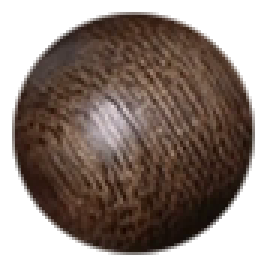
#> input picture assets/bead-one.png, 88 x 88 px, given in place of muyu-amber.png, which was not available (shown 3 times larger); the run also reads 1 picture not shown here
$ python build_premium_muyu.py
#> lines starting #> are read from the running program, lines starting #| are printed output that depends on the picture; after the words box and inside, x2 and y2 are one past the last pixel; in counts of white or black regions, pixels touching at a corner belong together; pictures that were not available may be replaced by others from this repository, and a replacement may not be noted
"""Rebuild mp-weixin premium muyu layers.

Not the classic-skin exporter — that is ``tools/export_mp_skins.py``
(``assets/skins/*.png`` → ``mp-weixin/assets/skins/*.webp``). This script
only writes layered **精修** WebP under ``mp-weixin/assets/skins/premium/``.

v2 (``python tools/build_premium_muyu.py --v2``)
    Enhance ``muyu-amber.png`` in-place (local contrast + warm tint) and
    emit procedural shade / spec / ground.

v3 (default: ``python tools/build_premium_muyu.py`` or ``--v3``)
    Photoreal AI body mask-aligned to each wood silhouette, then 3D layers:
    shade (wide rim AO + BR core + mouth cavity), spec (narrow UL ridges),
    ground (contact + penumbra), optional rim (2–4px edge), matching mallet.

    AI sources (replace and re-run):
      assets/skins/muyu-premium-body-ai.png
      assets/skins/muyu-premium-jade-ai.png
      assets/skins/muyu-premium-inkgold-ai.png
      assets/skins/muyu-premium-mallet-ai.png  (amber; others use skin PNG)

    Tunables: grain_strength, mouth_depth, rim_darken (see V3 below).
    Pack budget: all ``premium/*.webp`` ≤ 180KB (hard cap 200KB), body ≤ 70KB.
"""
from __future__ import annotations

import argparse
import os
import sys

import cv2
import numpy as np
from PIL import Image

ROOT = os.path.dirname(os.path.dirname(os.path.abspath(__file__)))
SKINS_DIR = os.path.join(ROOT, "assets", "skins")
SRC_AMBER = os.path.join(SKINS_DIR, "muyu-amber.png")
SRC_AI_BODY = os.path.join(SKINS_DIR, "muyu-premium-body-ai.png")
SRC_AI_MALLET = os.path.join(SKINS_DIR, "muyu-premium-mallet-ai.png")
SRC_MALLET_REF = os.path.join(SKINS_DIR, "muyu-mallet-amber.png")
OUT_DIR = os.path.join(ROOT, "mp-weixin", "assets", "skins", "premium")
OLD_OUT_DIR = os.path.join(ROOT, "mp-weixin", "assets", "skins", "test")
OUT_BODY_PNG = os.path.join(SKINS_DIR, "muyu-premium-body.png")
OUT_MALLET_PNG = os.path.join(SKINS_DIR, "muyu-premium-mallet.png")
OUT_W, OUT_H = 800, 600
MALLET_W, MALLET_H = 800, 200
TOTAL_BUDGET_KB = 180
BODY_CAP_KB = 70

# v3 sculpt parameters (used by shade/spec/rim and procedural fallback body)
V3 = {
    "grain_strength": 0.32,
    "mouth_depth": 0.48,
    "rim_darken": 0.62,
}


def resize_canvas(rgba: np.ndarray, tw: int, th: int) -> np.ndarray:
    h, w = rgba.shape[:2]
    margin_x, margin_y = int(tw * 0.045), int(th * 0.045)
    fit_w, fit_h = tw - margin_x * 2, th - margin_y * 2
    scale = min(fit_w / w, fit_h / h)
    nw, nh = max(1, int(w * scale)), max(1, int(h * scale))
    resized = cv2.resize(rgba, (nw, nh), interpolation=cv2.INTER_AREA)
    canvas = np.zeros((th, tw, 4), np.uint8)
    ox, oy = (tw - nw) // 2, (th - nh) // 2
    canvas[oy : oy + nh, ox : ox + nw] = resized
    return canvas


# [50 lines left out: functions flood_foreground, bbox, iou, align_rgb_to_mask, not called in this run]


def pop_grain(rgb: np.ndarray, alpha: np.ndarray, grain_strength: float, tint: bool = False) -> np.ndarray:
    fg = alpha > 24
    lab = cv2.cvtColor(rgb, cv2.COLOR_RGB2LAB).astype(np.float32)
    l, a, b = lab[:, :, 0], lab[:, :, 1], lab[:, :, 2]
    blur = cv2.GaussianBlur(l, (0, 0), 1.5)
    l = np.clip(l + (l - blur) * grain_strength, 0, 255)
    if tint:
        a = np.clip(a + 1.5, 0, 255)
        b = np.clip(b + 3.0, 0, 255)
    lab2 = np.dstack([l, a, b]).astype(np.uint8)
    out = cv2.cvtColor(lab2, cv2.COLOR_LAB2RGB)
    out[~fg] = 0
    return out


def deepen_mouth(rgb: np.ndarray, alpha: np.ndarray, ref_rgb: np.ndarray, mouth_depth: float) -> np.ndarray:
    fg = alpha > 24
    dist = cv2.distanceTransform(fg.astype(np.uint8), cv2.DIST_L2, 5)
    g_ai = cv2.cvtColor(rgb, cv2.COLOR_RGB2GRAY).astype(np.float32)
    g_ref = cv2.cvtColor(ref_rgb, cv2.COLOR_RGB2GRAY).astype(np.float32)
    mouth = fg & (dist > 7) & ((g_ai < 46) | (g_ref < 52))
    k = cv2.getStructuringElement(cv2.MORPH_ELLIPSE, (5, 5))
    mouth = cv2.dilate(mouth.astype(np.uint8), k, 1).astype(bool)
    out = rgb.astype(np.float32)
    out[mouth] *= 1.0 - mouth_depth
    return np.clip(out, 0, 255).astype(np.uint8)


def warped_grain_field(h: int, w: int, seed: int = 7) -> np.ndarray:
    rng = np.random.RandomState(seed)
    n = rng.rand(max(16, h // 5), max(16, w // 5)).astype(np.float32)
    n = cv2.resize(n, (w, h), interpolation=cv2.INTER_CUBIC)
    yy, xx = np.mgrid[0:h, 0:w].astype(np.float32)
    wx = xx + 22.0 * np.sin(yy / 38.0) + 9.0 * np.sin(yy / 17.0)
    wy = yy + 7.0 * np.sin(xx / 52.0)
    return cv2.remap(n, wx, wy, cv2.INTER_LINEAR, borderMode=cv2.BORDER_REFLECT)


def enhance_body(rgb: np.ndarray, alpha: np.ndarray) -> np.ndarray:
    """v2 body: local contrast + camphor tint + mouth deepen + UL key."""
    fg = alpha > 24
    lab = cv2.cvtColor(rgb, cv2.COLOR_RGB2LAB).astype(np.float32)
    l, a, b = lab[:, :, 0], lab[:, :, 1], lab[:, :, 2]
    blur = cv2.GaussianBlur(l, (0, 0), 2.2)
    l = np.clip(l + (l - blur) * 0.45, 0, 255)
    a = np.clip(a + 4, 0, 255)
    b = np.clip(b + 6, 0, 255)
    lab2 = np.dstack([l, a, b]).astype(np.uint8)
    rgb2 = cv2.cvtColor(lab2, cv2.COLOR_LAB2RGB).astype(np.float32)
    gray = cv2.cvtColor(rgb, cv2.COLOR_RGB2GRAY).astype(np.float32)
    mouth = fg & (gray < 55)
    k = cv2.getStructuringElement(cv2.MORPH_ELLIPSE, (5, 5))
    mouth = cv2.dilate(mouth.astype(np.uint8), k, 1).astype(bool)
    rgb2[mouth] *= 0.55
    h, w = rgb.shape[:2]
    yy, xx = np.mgrid[0:h, 0:w].astype(np.float32)
    light = np.clip(0.88 + 0.18 * (1 - yy / h) + 0.12 * (1 - xx / w), 0.75, 1.12)
    rgb2 = np.clip(rgb2 * light[:, :, None], 0, 255)
    rgb2[~fg] = 0
    return rgb2.astype(np.uint8)


def enhance_body_v3_procedural(rgb: np.ndarray, alpha: np.ndarray) -> np.ndarray:
    """Fallback if AI body is missing: warped grain inside amber silhouette."""
    base = enhance_body(rgb, alpha).astype(np.float32)
    h, w = alpha.shape
    grain = warped_grain_field(h, w)
    grain = (grain - grain.mean()) / (grain.std() + 1e-6)
    fg = alpha > 24
    base[fg] = np.clip(base[fg] + grain[fg, None] * (18 * V3["grain_strength"]), 0, 255)
    return deepen_mouth(base.astype(np.uint8), alpha, rgb, V3["mouth_depth"])


# [16 lines left out: function build_shade, not called in this run]


def build_shade_v3(alpha: np.ndarray, rgb: np.ndarray) -> np.ndarray:
    """Smooth volume AO only — no grain in alpha (keeps WebP small)."""
    fg = (alpha > 20).astype(np.uint8)
    dist = cv2.distanceTransform(fg, cv2.DIST_L2, 5)
    ao = np.clip(1.0 - dist / 48.0, 0, 1) ** 1.08
    ao = cv2.GaussianBlur(ao.astype(np.float32), (0, 0), 4.2)
    h, w = alpha.shape
    yy, xx = np.mgrid[0:h, 0:w].astype(np.float32)
    core = np.clip((yy / h) * 0.82 + (xx / w) * 0.50, 0, 1) ** 1.45
    core = cv2.GaussianBlur(core, (0, 0), 6.0)
    gray = cv2.cvtColor(rgb, cv2.COLOR_RGB2GRAY).astype(np.float32)
    mouth = ((gray < 42) & (alpha > 24) & (dist > 8)).astype(np.float32)
    mouth = cv2.GaussianBlur(mouth, (0, 0), 10.0)
    strength = np.clip(
        ao * V3["rim_darken"] * 0.72 + core * 0.34 + mouth * 0.55,
        0,
        1,
    )
    strength *= (alpha > 8).astype(np.float32)
    shade_rgb = np.zeros((h, w, 3), np.uint8)
    shade_rgb[:, :, 0] = 26
    shade_rgb[:, :, 1] = 16
    shade_rgb[:, :, 2] = 10
    shade_a = np.clip(strength * 200, 0, 255).astype(np.uint8)
    shade_rgb[shade_a == 0] = 0
    return np.dstack([shade_rgb, shade_a])


# [13 lines left out: function build_spec, not called in this run]


def build_spec_v3(alpha: np.ndarray, rgb: np.ndarray) -> np.ndarray:
    """Narrow upper-left highlight band — smooth, not grain-following."""
    h, w = alpha.shape
    dist = cv2.distanceTransform((alpha > 20).astype(np.uint8), cv2.DIST_L2, 5)
    yy, xx = np.mgrid[0:h, 0:w].astype(np.float32)
    # Key highlight blob on the dome (upper-left)
    cx, cy = w * 0.38, h * 0.28
    blob = np.exp(-(((xx - cx) / (w * 0.22)) ** 2 + ((yy - cy) / (h * 0.16)) ** 2))
    rim = np.clip(1.0 - dist / 5.5, 0, 1) ** 2.6
    ul = np.clip((1.0 - yy / h) * (1.0 - xx / w * 0.55), 0, 1)
    spec = np.clip(blob * 0.85 + rim * ul * 0.40, 0, 1)
    gray = cv2.cvtColor(rgb, cv2.COLOR_RGB2GRAY).astype(np.float32)
    spec *= (gray > 80).astype(np.float32)
    spec *= (alpha > 24).astype(np.float32)
    spec = cv2.GaussianBlur(spec.astype(np.float32), (0, 0), 3.2)
    spec_rgb = np.full((h, w, 3), 255, np.uint8)
    spec_a = np.clip(spec * 140, 0, 255).astype(np.uint8)
    spec_rgb[spec_a == 0] = 0
    return np.dstack([spec_rgb, spec_a])


# [13 lines left out: function build_ground, not called in this run]


def build_ground_v3(alpha: np.ndarray) -> np.ndarray:
    h, w = alpha.shape
    ys, xs = np.where(alpha > 40)
    if len(xs) == 0:
        return np.zeros((h, w, 4), np.uint8)
    cx = int((xs.min() + xs.max()) / 2)
    cy = int(ys.max() - (ys.max() - ys.min()) * 0.06)
    rw = xs.max() - xs.min()
    rh = ys.max() - ys.min()
    rx = int(rw * 0.44)
    ry = max(7, int(rh * 0.055))
    layer = np.zeros((h, w), np.float32)
    cv2.ellipse(layer, (cx, cy), (rx, ry), 0, 0, 360, 1.0, -1)
    pen = np.zeros((h, w), np.float32)
    cv2.ellipse(pen, (cx, cy + 2), (int(rx * 1.28), int(ry * 1.85)), 0, 0, 360, 0.45, -1)
    a = np.clip(layer * 210 + pen * 140, 0, 255)
    a = cv2.GaussianBlur(a, (0, 0), 7.5)
    ground = np.zeros((h, w, 4), np.uint8)
    ground[:, :, 3] = a.astype(np.uint8)
    return ground


def build_rim_v3(alpha: np.ndarray) -> np.ndarray:
    fg = (alpha > 20).astype(np.uint8)
    dist = cv2.distanceTransform(fg, cv2.DIST_L2, 5)
    rim = np.clip((3.6 - dist) / 3.6, 0, 1) * (dist > 0.15) * (alpha > 20)
    rim = cv2.GaussianBlur(rim.astype(np.float32), (0, 0), 0.55)
    rgba = np.zeros((*alpha.shape, 4), np.uint8)
    rgba[:, :, 0] = 22
    rgba[:, :, 1] = 12
    rgba[:, :, 2] = 8
    rgba[:, :, 3] = np.clip(rim * 210, 0, 255).astype(np.uint8)
    return rgba


def compact_overlay(rgba: np.ndarray, tw: int = 400, th: int = 300, a_steps: int = 16) -> np.ndarray:
    """Downscale + posterize alpha so sparse lighting layers stay tiny."""
    small = cv2.resize(rgba, (tw, th), interpolation=cv2.INTER_AREA)
    a = small[:, :, 3].astype(np.float32)
    a = np.round(a / 255.0 * a_steps) / a_steps * 255.0
    a[a < 10] = 0
    small[:, :, 3] = a.astype(np.uint8)
    small[small[:, :, 3] == 0] = 0
    return small


def save_webp(rgba: np.ndarray, path: str, quality: int = 86) -> None:
    Image.fromarray(rgba).save(path, "WEBP", quality=quality, method=6)


def save_webp_under(rgba: np.ndarray, path: str, max_kb: int, q0: int = 84, qmin: int = 72) -> int:
    q = q0
    while q >= qmin:
        save_webp(rgba, path, quality=q)
        kb = os.path.getsize(path) / 1024.0
        if kb <= max_kb:
            return q
        q -= 4
    return qmin


def load_rgb_ai(path: str) -> np.ndarray:
    im = Image.open(path).convert("RGB")
    return np.array(im)


def build_mallet_v3() -> np.ndarray | None:
    if not os.path.isfile(SRC_AI_MALLET) or not os.path.isfile(SRC_MALLET_REF):
        print("skip mallet: missing AI or ref", file=sys.stderr)
        return None
    ai = load_rgb_ai(SRC_AI_MALLET)
    fg = flood_foreground(ai, thresh=20)
    ref = np.array(Image.open(SRC_MALLET_REF).convert("RGBA"))
    ref_c = resize_canvas(ref, MALLET_W, MALLET_H)
    aligned = align_rgb_to_mask(ai, fg, ref_c, boost=1.02)
    rgb = pop_grain(aligned[:, :, :3], aligned[:, :, 3], grain_strength=0.22)
    h, w = rgb.shape[:2]
    yy, xx = np.mgrid[0:h, 0:w].astype(np.float32)
    light = np.clip(0.90 + 0.16 * (1 - yy / max(h, 1)) + 0.10 * (1 - xx / max(w, 1)), 0.78, 1.10)
    rgb = np.clip(rgb.astype(np.float32) * light[:, :, None], 0, 255).astype(np.uint8)
    rgb[aligned[:, :, 3] <= 32] = 0
    return np.dstack([rgb, aligned[:, :, 3]])


def build_mallet_from_png(mallet_path: str, darken: float = 1.0) -> np.ndarray:
    """Premium mallet from existing skin PNG (same UL key light as body)."""
    ref = np.array(Image.open(mallet_path).convert("RGBA"))
    canvas = resize_canvas(ref, MALLET_W, MALLET_H)
    rgb = pop_grain(canvas[:, :, :3], canvas[:, :, 3], grain_strength=0.24)
    if darken != 1.0:
        rgb = np.clip(rgb.astype(np.float32) * darken, 0, 255).astype(np.uint8)
    h, w = rgb.shape[:2]
    yy, xx = np.mgrid[0:h, 0:w].astype(np.float32)
    light = np.clip(0.90 + 0.16 * (1 - yy / max(h, 1)) + 0.10 * (1 - xx / max(w, 1)), 0.78, 1.10)
    rgb = np.clip(rgb.astype(np.float32) * light[:, :, None], 0, 255).astype(np.uint8)
    a = canvas[:, :, 3]
    rgb[a <= 32] = 0
    return np.dstack([rgb, a])


# [30 lines left out: functions tint_wood_lab, run_v2, not called in this run]


PREMIUM_WOODS = {
    "amber": {
        "fish": "muyu-amber.png",
        "mallet": "muyu-mallet-amber.png",
        "prefix": "muyu-premium",
        "ai_body": "muyu-premium-body-ai.png",
        "ai_mallet": "muyu-premium-mallet-ai.png",
        "v3": dict(V3),
        "lab": (0, 0, 1.0),
        "mallet_darken": 1.0,
        "ai_pop": 0.16,
        "ai_mouth": 0.10,
        "align_boost": 1.04,
    },
    "jade": {
        "fish": "muyu-jade.png",
        "mallet": "muyu-mallet-jade.png",
        "prefix": "muyu-premium-jade",
        "ai_body": "muyu-premium-jade-ai.png",
        "ai_mallet": None,
        "v3": {**V3, "grain_strength": 0.22, "mouth_depth": 0.18, "rim_darken": 0.58},
        "lab": (0, 0, 1.0),
        "mallet_darken": 1.0,
        "ai_pop": 0.14,
        "ai_mouth": 0.08,
        "align_boost": 1.03,
    },
    "inkgold": {
        "fish": "muyu-inkgold.png",
        "mallet": "muyu-mallet-inkgold.png",
        "prefix": "muyu-premium-inkgold",
        "ai_body": "muyu-premium-inkgold-ai.png",
        "ai_mallet": None,
        "v3": {**V3, "grain_strength": 0.26, "mouth_depth": 0.16, "rim_darken": 0.64},
        "lab": (2, -1, 1.04),
        "mallet_darken": 1.0,
        "ai_pop": 0.18,
        "ai_mouth": 0.08,
        "align_boost": 1.03,
    },
}


def resolve_ai_body(wood: str, cfg: dict, src_fish: str) -> str | None:
    """Prefer dedicated *-ai.png; fall back to the photoreal skin PNG (never crush it)."""
    names = []
    if cfg.get("ai_body"):
        p = cfg["ai_body"]
        names.append(p if os.path.isabs(p) else os.path.join(SKINS_DIR, p))
    if wood == "amber":
        names.append(SRC_AI_BODY)
    else:
        names.append(os.path.join(SKINS_DIR, f"muyu-premium-{wood}-ai.png"))
    names.append(src_fish)
    seen: set[str] = set()
    for p in names:
        ap = os.path.normcase(os.path.abspath(p))
        if ap in seen:
            continue
        seen.add(ap)
        if os.path.isfile(p):
            return p
    return None


# [13 lines left out: function mix_hf_grain, not called in this run]


def run_v3_wood(wood: str) -> None:
    cfg = PREMIUM_WOODS[wood]
    global V3
    V3 = cfg["v3"]
    src_fish = os.path.join(SKINS_DIR, cfg["fish"])
    src_mallet = os.path.join(SKINS_DIR, cfg["mallet"])
    prefix = cfg["prefix"]
    ai_body = resolve_ai_body(wood, cfg, src_fish)

    os.makedirs(OUT_DIR, exist_ok=True)
    fish = np.array(Image.open(src_fish).convert("RGBA"))
    canvas = resize_canvas(fish, OUT_W, OUT_H)
    ref_rgb, alpha = canvas[:, :, :3], canvas[:, :, 3]

    used_ai = False
    if ai_body:
        ai = load_rgb_ai(ai_body)
        fg = flood_foreground(ai, thresh=22)
        aligned = align_rgb_to_mask(ai, fg, canvas, boost=cfg.get("align_boost", 1.04))
        body_rgb = aligned[:, :, :3]
        used_ai = True
        print(f"[{wood}] body: AI {os.path.basename(ai_body)} IoU {round(iou(aligned[:, :, 3], alpha), 4)}")
    else:
        print(f"[{wood}] body: procedural v3")
        body_rgb = enhance_body_v3_procedural(ref_rgb, alpha)

    la, lb, lmul = cfg["lab"]
    if used_ai:
        body_rgb = pop_grain(body_rgb, alpha, cfg.get("ai_pop", 0.16), tint=False)
        body_rgb = deepen_mouth(body_rgb, alpha, ref_rgb, mouth_depth=cfg.get("ai_mouth", 0.10))
        if wood != "amber" and os.path.isfile(SRC_AI_BODY):
            donor = load_rgb_ai(SRC_AI_BODY)
            dfg = flood_foreground(donor, thresh=22)
            d_al = align_rgb_to_mask(donor, dfg, canvas, boost=1.02)
            body_rgb = mix_hf_grain(body_rgb, d_al[:, :, :3], alpha, 0.18 if wood == "jade" else 0.28)
    else:
        body_rgb = pop_grain(body_rgb, alpha, V3["grain_strength"], tint=True)
        body_rgb = deepen_mouth(body_rgb, alpha, ref_rgb, V3["mouth_depth"])
        h, w = body_rgb.shape[:2]
        yy, xx = np.mgrid[0:h, 0:w].astype(np.float32)
        light = np.clip(0.92 + 0.12 * (1 - yy / h) + 0.08 * (1 - xx / w), 0.80, 1.08)
        body_rgb = np.clip(body_rgb.astype(np.float32) * light[:, :, None], 0, 255).astype(np.uint8)
    if la or lb or lmul != 1.0:
        body_rgb = tint_wood_lab(body_rgb, alpha, la, lb, lmul)
    body_rgb[alpha <= 32] = 0
    body = np.dstack([body_rgb, alpha])

    shade = build_shade_v3(alpha, body_rgb)
    spec = build_spec_v3(alpha, body_rgb)
    ground = build_ground_v3(alpha)
    rim = build_rim_v3(alpha)
    if wood == "amber":
        mallet = build_mallet_v3()
        if mallet is None:
            mallet = build_mallet_from_png(src_mallet, darken=cfg["mallet_darken"])
    else:
        mallet = build_mallet_from_png(src_mallet, darken=cfg["mallet_darken"])

    png_body = OUT_BODY_PNG if prefix == "muyu-premium" else os.path.join(SKINS_DIR, f"{prefix}-body.png")
    Image.fromarray(body).save(png_body, "PNG")
    print("updated", png_body)
    if mallet is not None:
        png_mallet = OUT_MALLET_PNG if prefix == "muyu-premium" else os.path.join(SKINS_DIR, f"{prefix}-mallet.png")
        Image.fromarray(mallet).save(png_mallet, "PNG")
        print("updated", png_mallet)

    def layer(name_suffix: str, arr, q0, cap):
        return (f"{prefix}-{name_suffix}.webp", arr, q0, cap)

    layers = [
        layer("body", body, 82, BODY_CAP_KB),
        layer("shade", compact_overlay(shade, 320, 240), 74, 6),
        layer("spec", compact_overlay(spec, 320, 240), 72, 4),
        layer("ground", compact_overlay(ground, 320, 240), 72, 3),
        layer("rim", compact_overlay(rim, 320, 240, a_steps=10), 72, 2),
    ]
    if mallet is not None:
        layers.append((f"{prefix}-mallet.webp", mallet, 80, 8))

    for name, arr, q0, cap in layers:
        p = os.path.join(OUT_DIR, name)
        q = save_webp_under(arr, p, cap, q0=q0, qmin=58)
        print(f"  {name:36s} {os.path.getsize(p)/1024:6.1f} KB  q={q}")

    total = sum(os.path.getsize(os.path.join(OUT_DIR, n)) for n, *_ in layers)
    print(f"  [{wood}] subtotal {total/1024:.1f} KB")


# [39 lines left out: functions premium_webp_total, enforce_total_budget, clear_old_test_dir, not called in this run]


def run_v3() -> None:
    for wood in PREMIUM_WOODS:
        run_v3_wood(wood)
#> in run_v3_wood, fish is the input picture: shape (88, 88, 4); mean R, G, B, A 62.9, 46.7, 37.9, 166.3
#> in resize_canvas, `canvas[oy : oy + nh, ox : ox + nw] = resized`:
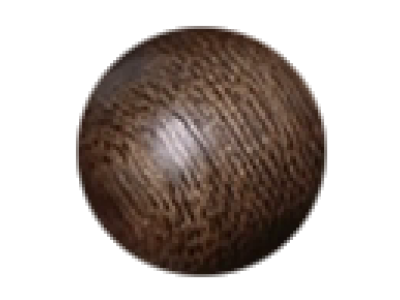
#> canvas: shape (600, 800, 4) (shown at 1/2 size); mean R, G, B, A 39.1, 29, 23.5, 103.3; transparent parts drawn white
#> in run_v3_wood, `ref_rgb, alpha = canvas[:, :, :3], canvas[:, :, 3]`:
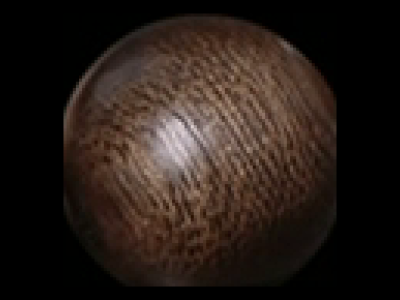
#> ref_rgb: shape (600, 800, 3) (shown at 1/2 size); mean R, G, B 39.1, 29, 23.5
#> in enhance_body, `fg = alpha > 24`:
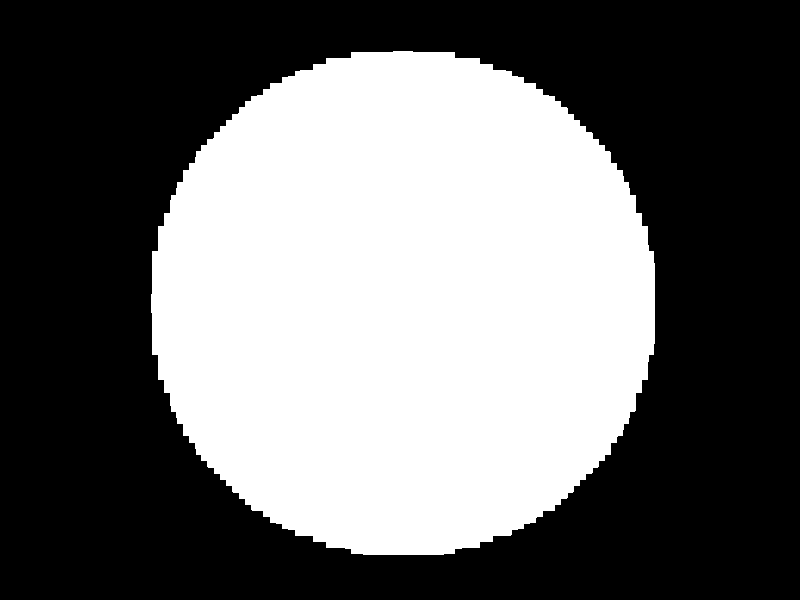
#> fg: shape (600, 800) bool; 42.1% white; 1 white region, box (x1, y1, x2, y2) and area: (151, 51, 655, 555) 201887
#> in enhance_body, `l, a, b = lab[:, :, 0], lab[:, :, 1], lab[:, :, 2]`:
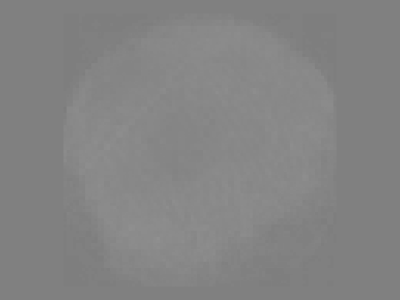
#> a: shape (600, 800) float32 (shown at 1/2 size); min 124, max 144, mean 131.6
#> in pop_grain, `lab = cv2.cvtColor(rgb, cv2.COLOR_RGB2LAB).astype(np.float32)`:
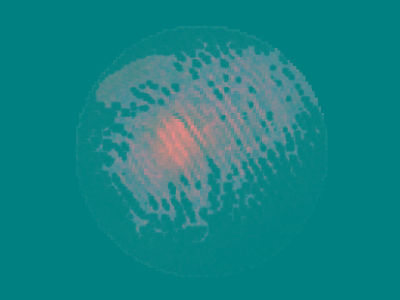
#> lab: shape (600, 800, 3) float32 (shown at 1/2 size); mean R, G, B 21.8, 130.7, 131.9
#> in pop_grain, `l, a, b = lab[:, :, 0], lab[:, :, 1], lab[:, :, 2]`:
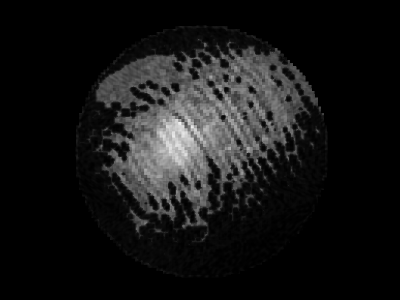
#> l: shape (600, 800) float32 (shown at 1/2 size); min 0, max 247, mean 21.8
#> call 2 of deepen_mouth, with mouth_depth = 0.48
#> in deepen_mouth (call 2), `mouth = cv2.dilate(mouth.astype(np.uint8), k, 1).astype(bool)`:
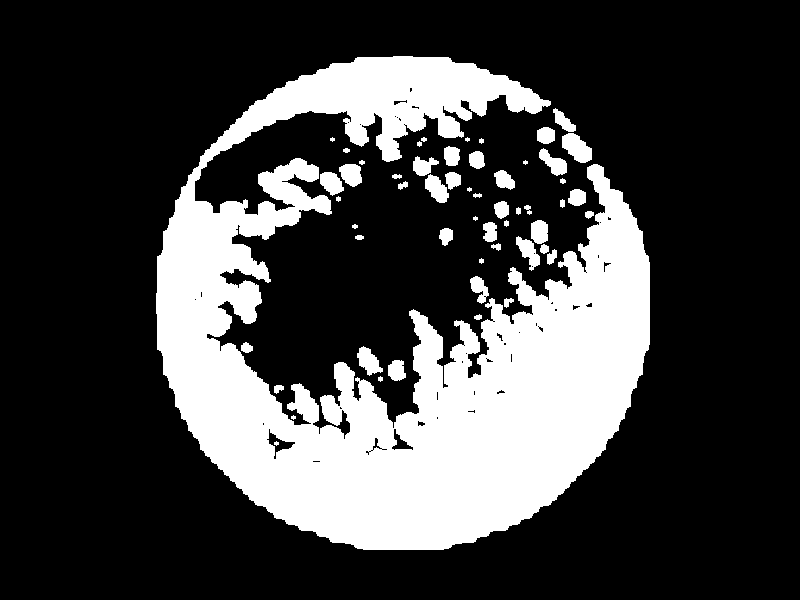
#> mouth: shape (600, 800) bool; 25.3% white; 55 white regions (7 under 20 px), largest, box (x1, y1, x2, y2) and area: (156, 56, 650, 550) 113761, (562, 133, 592, 163) 588, (357, 346, 383, 376) 432
#> in build_ground_v3, `cx = int((xs.min() + xs.max()) / 2)`: cx = 403
#> in build_ground_v3, `cy = int(ys.max() - (ys.max() - ys.min()) * 0.06)`: cy = 523
#> in build_ground_v3, `rw = xs.max() - xs.min()`: rw = 502
#> in build_ground_v3, `rx = int(rw * 0.44)`: rx = 220
#> in build_ground_v3, `ry = max(7, int(rh * 0.055))`: ry = 27
#> the loop in run_v3_wood, `for name, arr, q0, cap in layers:` made 6 passes
#> (name, q0, cap, q) on passes 1 to 6: ('muyu-premium-body.webp', 82, 70, 82), ('muyu-premium-shade.webp', 74, 6, 74), ('muyu-premium-spec.webp', 72, 4, 72), ('muyu-premium-ground.webp', 72, 3, 72), ('muyu-premium-rim.webp', 72, 2, 72), ('muyu-premium-mallet.webp', 80, 8, 80)
#> (printed output is left out)
#|   [amber] subtotal 41.4 KB
    enforce_total_budget()
    clear_old_test_dir()
    print(f"premium/ all webp {premium_webp_total():.1f} KB")


def main() -> None:
    ap = argparse.ArgumentParser(description="Build premium muyu webp layers")
    ap.add_argument("--v2", action="store_true", help="legacy amber-enhance pipeline")
    ap.add_argument("--v3", action="store_true", help="photoreal AI + 3D layers (default)")
    ap.add_argument(
        "--wood",
        choices=list(PREMIUM_WOODS.keys()),
        action="append",
        help="build one wood (repeatable); default all",
    )
    args = ap.parse_args()
    if args.v2:
        run_v2()
        return
    if args.wood:
        for w in args.wood:
            run_v3_wood(w)
        enforce_total_budget()
        clear_old_test_dir()
        print(f"premium/ all webp {premium_webp_total():.1f} KB")
        return
    run_v3()


if __name__ == "__main__":
#> (the run stopped early here; a loop or call above may not have finished)
